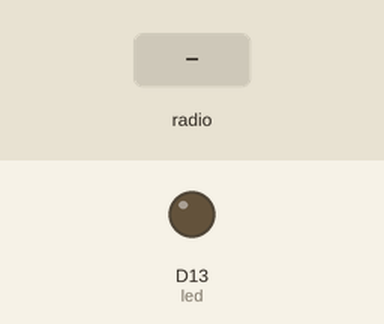
A program run on a simulated CircuitPython board. Parts: output pins drawn as LEDs (lit = HIGH). The test bench sets the inputs (shaded band). No radio messages arrive unless stated (any console line starting 'radio sent:' is added by the test bench); what the program prints to the serial console is not drawn.

Above: at 1.2 s.
1.3 s: radio message "1" arrives
Timing chart, 0 to 4.3 s (numbered marks = the images above; inputs shaded):
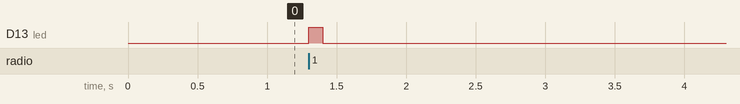

The program:

main.py
```python
import board
import busio
import digitalio
import time
import adafruit_rfm9x

led = digitalio.DigitalInOut(board.D13)
led.direction = digitalio.Direction.OUTPUT

spi = busio.SPI(board.SCK, MOSI=board.MOSI, MISO=board.MISO)
cs = digitalio.DigitalInOut(board.D7)
reset = digitalio.DigitalInOut(board.D9)
rfm9x = adafruit_rfm9x.RFM9x(spi, cs, reset, 915.0)

while True:
    print('listening')
    packet = rfm9x.receive()  # Wait for a packet to be received (up to 0.5 seconds)
    if packet is not None:
        print(packet)
        led.value = True
        time.sleep(.1)
        led.value = False
```

Measured:
- after the input at 1.3 s, D13 (led): LOW → HIGH at once, → LOW 0.10 s later
